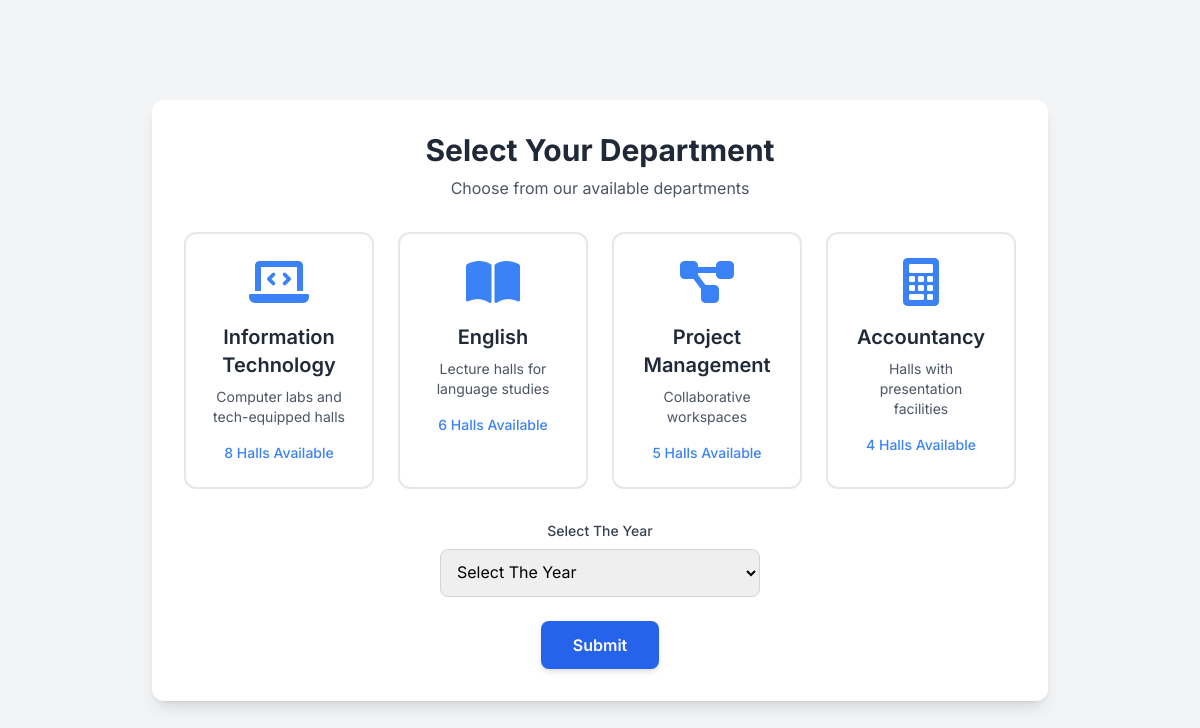
Screenshot of /department with the database file from the repository.
### app.py (models this page shows)
class Department(db.Model):
   id=db.Column(db.Integer,primary_key=True)
   department_name=db.Column(db.String(50),nullable=False,unique = True)
   year = db.relationship('Year',backref='department',lazy=True )

### app.py (the view)
@app.route('/department',methods = ['GET', 'POST'])
def department():
   departments = Department.query.all()
   if request.method == "POST":
      session['selected_department'] = request.form.get('faculty')
      session['selected_year'] = request.form.get('year')
      return redirect(url_for('selecthall'))
   return render_template('department.html',departments=departments)

### templates/department.html (shortened to what this page needs)
<!DOCTYPE html>
<html lang="en">
<head>
    <script src="https://cdn.tailwindcss.com"></script>
    <link rel="stylesheet" href="https://cdnjs.cloudflare.com/ajax/libs/font-awesome/6.0.0-beta3/css/all.min.css">
</head>
<body class="min-h-screen flex flex-col items-center justify-center p-4">
    <form action="" method="post" class="bg-white p-8 rounded-xl shadow-lg w-full max-w-4xl">
        <h1 class="text-3xl font-bold text-center text-gray-800 mb-2">Select Your Department</h1>
        <p class="text-center text-gray-600 mb-8">Choose from our available departments</p>
        <div class="grid grid-cols-1 sm:grid-cols-2 lg:grid-cols-4 gap-6 mb-8">
            {% for department in departments %}
            <label for="{{department.id}}" class="department-card cursor-pointer block p-6 border-2 border-gray-200 rounded-xl transition-all duration-300 ease-in-out hover:border-blue-400 hover:shadow-md flex flex-col items-center text-center">
                <div class="text-blue-500 text-5xl mb-4">
                    {% if department.department_name == "Information Technology" %}
                        <i class="fas fa-laptop-code"></i>
                    {% elif department.department_name == "Project Management" %}
                        <i class="fas fa-project-diagram"></i>
                    {% elif department.department_name == "English" %}
                        <i class="fas fa-book-open"></i>
                    {% elif department.department_name == "Accountancy" %}
                        <i class="fas fa-calculator"></i>
                    {% else %}
                        <i class="fas fa-building"></i>
                    {% endif %}
                </div>
                <h2 class="text-xl font-semibold text-gray-800 mb-2">{{department.department_name}}</h2>
                <p class="text-sm text-gray-600 mb-4">
                    {% if department.department_name == "Information Technology" %}
                        Computer labs and tech-equipped halls
                    {% elif department.department_name == "Project Management" %}
                        Collaborative workspaces
                    {% elif department.department_name == "English" %}
                        Lecture halls for language studies
                    {% elif department.department_name == "Accountancy" %}
                        Halls with presentation facilities
                    {% else %}
                        Diverse learning environments
                    {% endif %}
                </p>
                <a href="#" class="text-blue-500 text-sm font-medium hover:underline">
                    {% if department.department_name == "Information Technology" %}
                        8 Halls Available
                    {% elif department.department_name == "Project Management" %}
                        5 Halls Available
                    {% elif department.department_name == "English" %}
                        6 Halls Available
                    {% elif department.department_name == "Accountancy" %}
                        4 Halls Available
                    {% else %}
                        X Halls Available
                    {% endif %}
                </a>
            </label>
            {% endfor %}
        </div>
        <div class="mb-6 text-center">
            <label for="deleteYear" class="block text-gray-700 text-sm font-medium mb-2">Select The Year</label>
            <select id="deleteYear" name="year" required class="block w-full max-w-xs mx-auto p-3 border border-gray-300 rounded-lg focus:ring-blue-500 focus:border-blue-500">
                <option value="" disabled selected>Select The Year</option>
            </select>
        </div>
        <div class="text-center">
            <input type="submit" value="Submit" class="bg-blue-600 text-white px-8 py-3 rounded-lg font-semibold hover:bg-blue-700 transition-colors duration-300 cursor-pointer shadow-md">
        </div>
    </form>
</body>
</html>

### templates/department.html (style rules this page uses)
body { font-family: 'Inter', sans-serif; background-color: #f3f4f6; }

### rows the page displays
Department: department_name "Information Technology", shows "Computer labs and tech-equipped halls", shows "8 Halls Available"
Department: department_name "English", shows "Lecture halls for language studies", shows "6 Halls Available"
Department: department_name "Project Management", shows "Collaborative workspaces", shows "5 Halls Available"
Department: department_name "Accountancy", shows "Halls with presentation facilities", shows "4 Halls Available"
